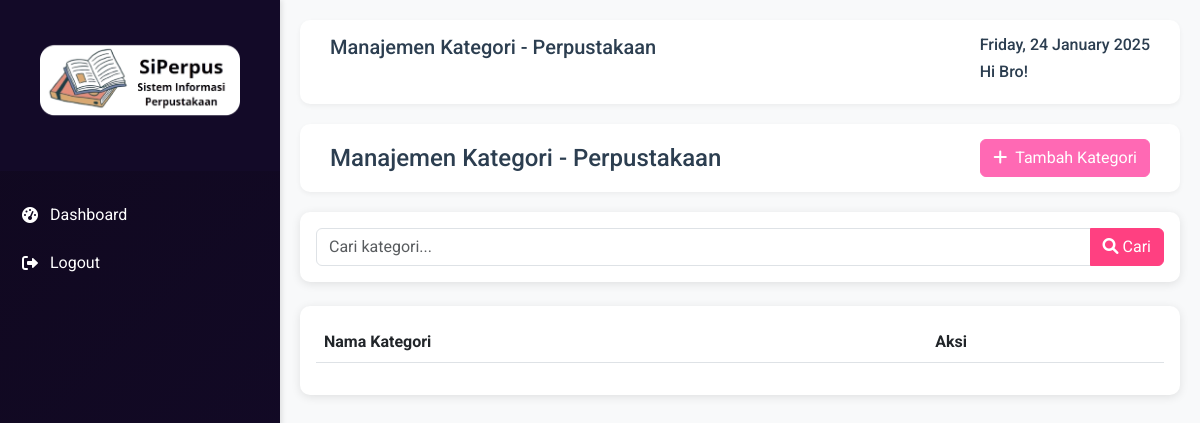
Before: /pages/Categories/categories.php with the older database file.
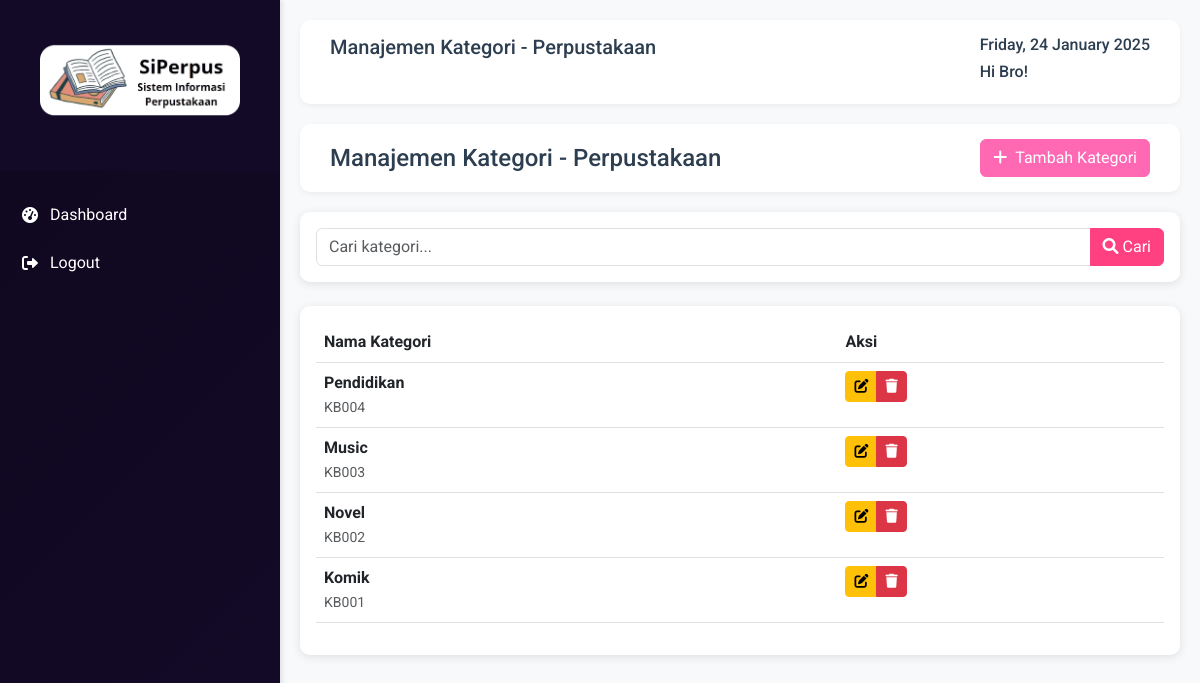
After: the same page with the newer database file.
### tables this page shows
CREATE TABLE KATEGORI_BUKU
(
    id_kategori VARCHAR(6) UNIQUE NOT NULL PRIMARY KEY,
    nama_kategori VARCHAR(50),
    CONSTRAINT CheckTabelKategoriBuku1 CHECK (LENGTH(id_kategori) = 5),
    CONSTRAINT CheckTabelKategoriBuku2 CHECK (id_kategori REGEXP "^KB[0-9]{3}$")
);

### pages/Categories/categories.php (the view, shortened to what this page needs)
<?php
require "config/connection.php";
$search = isset($_GET['search']) ? $conn->real_escape_string(trim($_GET['search'])) : '';
$query = "SELECT * FROM kategori_buku";
$query .= " ORDER BY id_kategori DESC";
$result = $conn->query($query) or die(mysqli_error($conn));
?>
<link rel="stylesheet" href="https://cdn.jsdelivr.net/npm/sweetalert2@11/dist/sweetalert2.min.css">
<div class="main-header d-flex justify-content-between align-items-center">
    <h4 class="mb-0">Manajemen Kategori - Perpustakaan</h4>
    <a href="<?php echo BASE_URL; ?>/categories/addCategory" class="btn btn-pink" onclick="return confirmAction('add', '<?php echo BASE_URL; ?>/categories/addCategory');">
        <i class="fas fa-plus me-2"></i>Tambah Kategori
    </a>
</div>
<div class="card my-3">
    <div class="card-body">
        <form method="GET" action="<?php echo BASE_URL; ?>/categories">
            <div class="input-group">
                <input type="text" name="search" class="form-control" placeholder="Cari kategori..." value="<?php echo htmlspecialchars($search); ?>">
                <button class="btn btn-primary" type="submit">
                    <i class="fas fa-search me-1"></i>Cari
                </button>
            </div>
        </form>
    </div>
</div>
<div class="card mt-4">
    <div class="card-body">
        <div class="table-responsive">
            <table class="table table-hover">
                <thead class="bg-light-purple">
                    <tr>
                        <th>Nama Kategori</th>
                        <th>Aksi</th>
                    </tr>
                </thead>
                <tbody>
                    <?php
                    while ($kategori = $result->fetch_assoc()): ?>
                        <tr>
                            <td>
                                <div class="d-flex align-items-center">
                                    <div>
                                        <div class="fw-bold"><?= htmlspecialchars($kategori['nama_kategori']) ?></div>
                                        <small class="text-muted"><?= htmlspecialchars($kategori['id_kategori']) ?></small>
                                    </div>
                                </div>
                            </td>
                            <td>
                                <div class="btn-group">
                                    <a href="<?php echo BASE_URL; ?>/categories/editCategory?id=<?= urlencode($kategori['id_kategori']) ?>" class="btn btn-sm btn-warning" title="Edit" onclick="return confirmAction('edit', '<?php echo BASE_URL; ?>/categories/editCategory?id=<?= urlencode($kategori['id_kategori']) ?>');">
                                        <i class="fas fa-edit"></i>
                                    </a>
                                    <a href="<?php echo BASE_URL; ?>/categories/deleteCategory?id=<?= urlencode($kategori['id_kategori']) ?>" class="btn btn-sm btn-danger" title="Hapus" onclick="return confirmAction('delete', '<?php echo BASE_URL; ?>/categories/deleteCategory?id=<?= urlencode($kategori['id_kategori']) ?>');">
                                        <i class="fas fa-trash"></i>
                                    </a>
                                </div>
                            </td>
                        </tr>
                    <?php endwhile; ?>
                </tbody>
            </table>
        </div>
    </div>
</div>
<?php
require_once(__DIR__ . '/../../layouts/main.php');
?>

Changed rows visible on the page:
added kategori_buku: nama_kategori "Pendidikan", id_kategori "KB004"
added kategori_buku: nama_kategori "Music", id_kategori "KB003"
added kategori_buku: nama_kategori "Novel", id_kategori "KB002"
added kategori_buku: nama_kategori "Komik", id_kategori "KB001"
